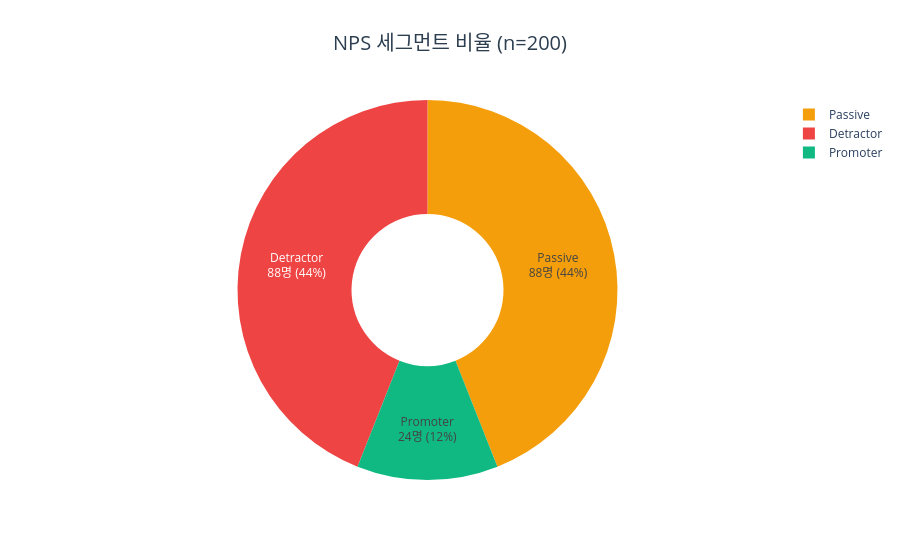

Notebook code for this chart:
### Code cell
fig = go.Figure(go.Pie(
    labels=segment_counts['세그먼트'],
    values=segment_counts['응답자 수'],
    marker_colors=[SEGMENT_COLORS[s] for s in segment_counts['세그먼트']],
    texttemplate='%{label}<br>%{value}명 (%{percent})',
    textinfo='text',
    hole=0.4
))
fig.update_layout(
    title=dict(text=f'NPS 세그먼트 비율 (n={len(df)})', x=0.5, xanchor='center', font=dict(size=20, color='#2c3e50')),
    plot_bgcolor='white'
)
fig.show()

### Figure 1 — Plotly figure (JSON) as saved in the notebook; plotly's stock layout.template omitted (floating-point values rounded to 4 significant figures)
{"data": [{"hole": 0.4, "labels": ["Promoter", "Passive", "Detractor"], "marker": {"colors": ["#10B981", "#F59E0B", "#EF4444"]}, "textinfo": "text", "texttemplate": "%{label}<br>%{value}명 (%{percent})", "type": "pie", "values": [24, 88, 88]}], "layout": {"plot_bgcolor": "white", "title": {"font": {"color": "#2c3e50", "size": 20}, "text": "NPS 세그먼트 비율 (n=200)", "x": 0.5, "xanchor": "center"}}}
